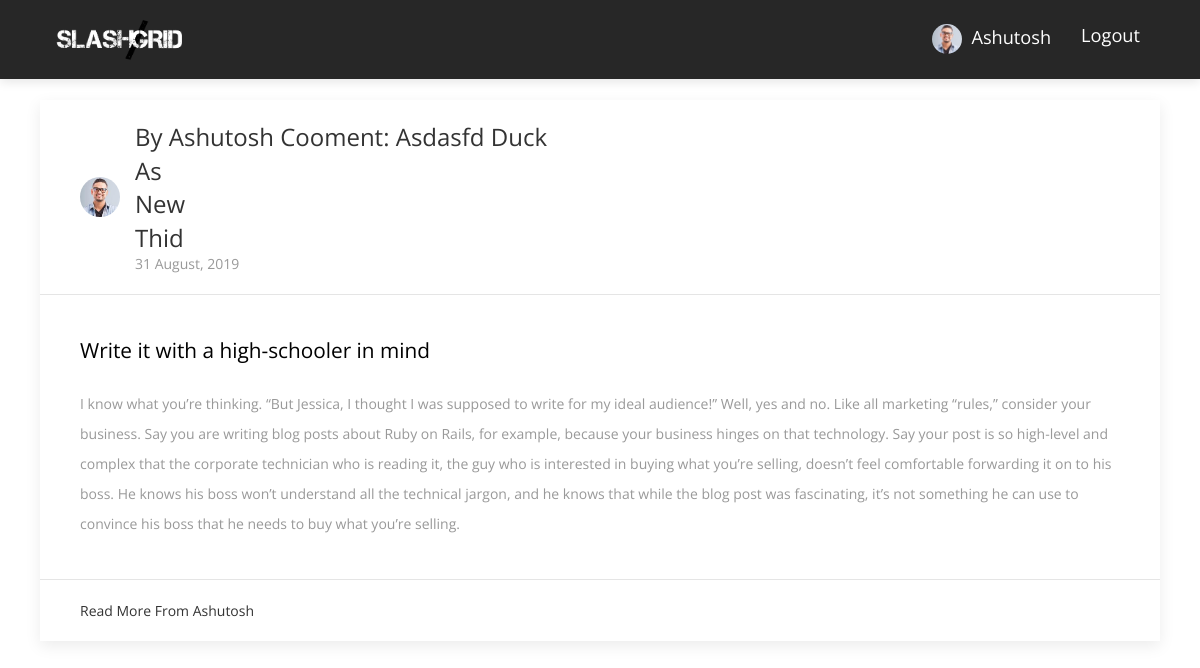
The app's page /post/1 (signed in) with its own data.
### flaskblog/models.py (models this page shows, shortened)
class User(db.Model, UserMixin):
    id = db.Column(db.Integer, primary_key=True)
    username = db.Column(db.String(20), unique=True, nullable=False)
    email = db.Column(db.String(120), unique=True, nullable=False)
    image_file = db.Column(db.String(20), nullable=False, default='default.jpg')
    password = db.Column(db.String(60), nullable=False)
    fb_link = db.Column(db.String(120), unique=True, nullable=True)
    posts = db.relationship('Post', backref='author', lazy=True)
    comment = db.relationship('Comments', backref='author', lazy=True)

class Comments(db.Model):
    id = db.Column(db.Integer, primary_key=True)
    title = db.Column(db.String(100), nullable=False)
    date_posted = db.Column(db.DateTime, nullable=False, default=datetime.utcnow)
    post_id = db.Column(db.Integer, db.ForeignKey('post.id'), nullable=False)
    user_id = db.Column(db.Integer, db.ForeignKey('user.id'), nullable=False)

class Post(db.Model):
    id = db.Column(db.Integer, primary_key=True)
    title = db.Column(db.String(100), nullable=False)
    date_posted = db.Column(db.DateTime, nullable=False, default=datetime.utcnow)
    content = db.Column(db.Text, nullable=False)
    user_id = db.Column(db.Integer, db.ForeignKey('user.id'), nullable=False)
    comment = db.relationship('Comments', backref='post', lazy=True)

### flaskblog/posts/routes.py (the view)
@posts.route("/post/<int:post_id>")
def post(post_id):
    comment = Comments.query.filter_by(post_id=post_id)
    post = Post.query.get_or_404(post_id)
    return render_template('post.html', title=post.title, post=post, comments=comment)

### flaskblog/models.py (called while the page is built)
@login_manager.user_loader
def load_user(user_id):
    return User.query.get(int(user_id))

### flaskblog/templates/post.html (shortened to what this page needs)
{% extends "base.html" %}
{% block content %}
<div class="uk-container" style="margin-top:100px">
    <div class="uk-card uk-card-default uk-width-1-1@m">
      <div class="uk-card-header">
            <div class="uk-grid-small uk-flex-middle" uk-grid>
                <div class="uk-width-auto">
                    <img class="uk-border-circle" width="40" height="40" src="{{ url_for('static', filename='profile_pics/' + post.author.image_file) }}">
                </div>
                <div class="uk-width-expand">
                <h3 class="uk-card-title uk-margin-remove-bottom"  style="text-transform:capitalize">By  {{ post.author.username }} cooment:
                {% for comment in comments %}
                {{ comment.title }}
                <br>
                {% endfor %}
                </h3>
                    <p class="uk-text-meta uk-margin-remove-top"><time datetime="{{ post.date_posted.strftime('%d %B %Y') }}">{{ post.date_posted.strftime('%d %B, %Y') }}</time></p>
                </div>
            </div>
        </div>
        <div class="uk-card-body">
          <p style="font-size: 1.3em;color:black;">{{ post.title }}</p>
          <br>
            <p>{{ post.content }}</p>
        </div>
        <div class="uk-card-footer">
            <a href="{{ url_for('users.user_posts', username=post.author.username) }}" class="uk-button uk-button-text" style="text-transform: capitalize">Read more from {{ post.author.username }}</a>
        </div>
    </div>
</div>
{% endblock %}

### flaskblog/templates/navbar.html (shortened to what this page needs)
<nav class="navbar main-nav  fixed-top navbar-expand-lg" style="background:#272727 !important">
    <div class="container">
        <a class="navbar-brand" href="/"><img src="{{ url_for('static', filename='images/download2.png') }}" alt="logo" width="150" style="padding:10px"></a>
        <div class="collapse navbar-collapse" id="navbarNav">
        <ul class="navbar-nav ml-auto">
          {% if current_user.is_authenticated %}
          <li class="nav-item">
              <a class="nav-link" href="{{ url_for('users.account') }}" style="text-transform: capitalize;color:white;font-size:1.3em">
                  <img class="rounded-circle" src="{{ url_for('static', filename='profile_pics/' + current_user.image_file) }}" width="30">
                  &nbsp;{{ current_user.username }}
              </a>
          </li>
          <li class="nav-item">
              <a class="nav-link" href="{{ url_for('users.logout') }}" style="color:white;font-size:1.3em">Logout</a>
          </li>
         {% endif %}
        </ul>
        </div>
    </div>
</nav>

### flaskblog/static/css/style.css (style rules this page uses)
body { font-family: "Open Sans", sans-serif; -webkit-font-smoothing: antialiased; }
h1, h2, h3, h4, h5, h6 { font-family: "Open Sans", sans-serif; color: #5e5e5e; font-weight: 400; line-height: 1; }
h3 { font-size: 36px; }
p, a, li, blockquote, label, span { font-size: 14px; letter-spacing: 0; line-height: 22px; color: #999999; margin-bottom: 0; }
p { line-height: 30px; }
.transition, .main-nav, .main-nav .navbar-brand { transition: .3s ease; }
.main-nav { background: #7d71d3; box-shadow: 0px 3px 10px 0px rgba(0, 0, 0, 0.1); }
.main-nav .navbar-brand { padding: 0; }
.main-nav .navbar-nav .nav-item { position: relative; }
.main-nav .navbar-nav .nav-item .nav-link { position: relative; text-align: center; font-size: 13px; color: #000; padding-left: 15px; padding-right: 15px; }

### records on screen
User: image_file (picture), username "Ashutosh", author.username "Ashutosh"
Comments: title "Asdasfd Duck"
Comments: title "As"
Comments: title "New"
Comments: title "Thid"
Post: date_posted "31 August, 2019", title "Write it with a high-schooler in mind", content "I know what you’re thinking. “But Jessica, I thought I was supposed to write for my ideal audience!” Well, yes and no. Like all marketing “rules,” consider your business. Say you are writing blog posts about Ruby on Rails, for example, because your business hinges on that technology. Say your post is so high-level and complex that the corporate technician who is reading it, the guy who is interested in buying what you’re selling, doesn’t feel comfortable forwarding it on to his boss. He knows his boss won’t understand all the technical jargon, and he knows that while the blog post was fascinating, it’s not something he can use to convince his boss that he needs to buy what you’re selling."
